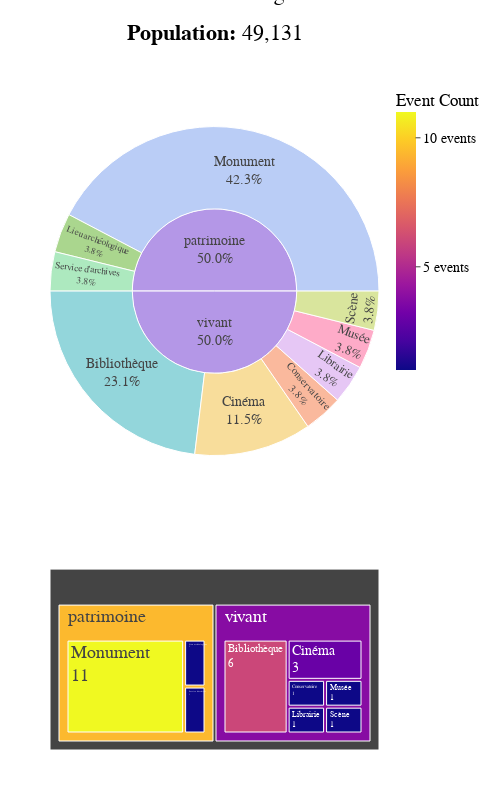

Notebook source saved alongside this figure:
### Code cell
import plotly.express as px
from plotly.subplots import make_subplots

# Sunburst Chart
fig_sunburst = px.sunburst(
    data_frame=df_filtered,
    path=["categorie", "Type équipement ou lieu"],
    values=(df_filtered['count'] / df_filtered['count'].sum()) * 100,
    color="Type équipement ou lieu",  
    color_discrete_sequence=px.colors.qualitative.Pastel,
    hover_data={'count': False}
)

fig_sunburst.update_traces(
    texttemplate="%{label}<br>%{value:,.1f}%"
)

# Treemap Chart
fig_treemap = px.treemap(df_filtered, 
                         path=['categorie', 'Type équipement ou lieu'], 
                         values='count', 
                         labels={'count': 'Event Count'},
                         color='count',
                         color_continuous_scale='Purp',
                         hover_data={'count': True})

fig_treemap.update_traces(textinfo="label+value", textfont_size=18)

# Create a subplot with two rows and one column
fig = make_subplots(
    rows=2, cols=1, 
    row_heights=[0.7, 0.3],  # Adjust size ratio for sunburst and treemap
    shared_xaxes=True,
    vertical_spacing=0.1,
    specs=[[{"type": "sunburst"}], [{"type": "treemap"}]]
)

# Add sunburst and treemap chart traces to the subplot
for trace in fig_sunburst['data']:
    fig.add_trace(trace, row=1, col=1)

for trace in fig_treemap['data']:
    fig.add_trace(trace, row=2, col=1)

# Add Commune title annotation
commune_title = f"<b>Commune:</b> {df_filtered['Commune'].iloc[0]}"
fig.add_annotation(
    text=commune_title,  
    x=0.5,  
    y=1.15,  
    showarrow=False,
    font=dict(size=22, color="black", family="Arial"), 
    align="center", 
    xref="paper", 
    yref="paper"  
)

# Add Population annotation below the Commune title
population_number = int(df_filtered['PTOT'].iloc[0]) 
fig.add_annotation(
    text=f"<b>Population:</b> {population_number:,}",  
    x=0.5,  
    y=1.09,  
    showarrow=False,
    font=dict(size=22, color="black", family="Arial"), 
    align="center", 
    xref="paper", 
    yref="paper"  
)

# Update layout for the entire figure
fig.update_layout(
    margin=dict(t=80, l=50, r=50, b=50),
    title_font=dict(
        family="Arial, sans-serif",  
        size=22,  
        color="black"  
    ),
    font=dict(
        family="Arial, sans-serif",  
        size=14,  
        color="black" 
    ),
    height=800,  # Adjust height for two charts
    width=500, 
    showlegend=True, 
    legend=dict(
        orientation="h",  
        yanchor="top",  
        y=-0.2,  
        xanchor="center", 
        x=0.5 
    ),
    coloraxis_colorbar=dict(
        title="Event Count",
        thicknessmode="pixels", thickness=20,
        lenmode="pixels", len=300,
        yanchor="top", y=1,
        ticks="outside", ticksuffix=" events",
        dtick=5
    )
)

# Show the figure with both sunburst and treemap charts
fig.show()

### Figure 1 — Plotly figure (JSON) as saved in the notebook; plotly's stock layout.template omitted (floating-point values rounded to 4 significant figures)
{"data": [{"branchvalues": "total", "customdata": [[6, "Bibliothèque"], [3, "Cinéma"], [1, "Conservatoire"], [1, "Librairie"], [1, "Lieu archéologique"], [11, "Monument"], [1, "Musée"], [1, "Scène"], [1, "Service d'archives"], ["(?)", "(?)"], ["(?)", "(?)"]], "domain": {"x": [0, 1], "y": [0.37, 1]}, "hovertemplate": "labels=%{label}<br>value=%{value}<br>parent=%{parent}<br>id=%{id}<br>Type équipement ou lieu=%{customdata[1]}<extra></extra>", "ids": ["vivant/Bibliothèque", "vivant/Cinéma", "vivant/Conservatoire", "vivant/Librairie", "patrimoine/Lieu archéologique", "patrimoine/Monument", "vivant/Musée", "vivant/Scène", "patrimoine/Service d'archives", "patrimoine", "vivant"], "labels": ["Bibliothèque", "Cinéma", "Conservatoire", "Librairie", "Lieu archéologique", "Monument", "Musée", "Scène", "Service d'archives", "patrimoine", "vivant"], "marker": {"colors": ["rgb(102, 197, 204)", "rgb(246, 207, 113)", "rgb(248, 156, 116)", "rgb(220, 176, 242)", "rgb(135, 197, 95)", "rgb(158, 185, 243)", "rgb(254, 136, 177)", "rgb(201, 219, 116)", "rgb(139, 224, 164)", "rgb(180, 151, 231)", "rgb(180, 151, 231)"]}, "name": "", "parents": ["vivant", "vivant", "vivant", "vivant", "patrimoine", "patrimoine", "vivant", "vivant", "patrimoine", "", ""], "texttemplate": "%{label}<br>%{value:,.1f}%", "type": "sunburst", "values": [23.08, 11.54, 3.846, 3.846, 3.846, 42.31, 3.846, 3.846, 3.846, 50, 50]}, {"branchvalues": "total", "customdata": [[6], [3], [1], [1], [1], [11], [1], [1], [1], [9.462], [3.769]], "domain": {"x": [0, 1], "y": [0, 0.27]}, "hovertemplate": "labels=%{label}<br>count_sum=%{value}<br>parent=%{parent}<br>id=%{id}<br>Event Count=%{color}<extra></extra>", "ids": ["vivant/Bibliothèque", "vivant/Cinéma", "vivant/Conservatoire", "vivant/Librairie", "patrimoine/Lieu archéologique", "patrimoine/Monument", "vivant/Musée", "vivant/Scène", "patrimoine/Service d'archives", "patrimoine", "vivant"], "labels": ["Bibliothèque", "Cinéma", "Conservatoire", "Librairie", "Lieu archéologique", "Monument", "Musée", "Scène", "Service d'archives", "patrimoine", "vivant"], "marker": {"coloraxis": "coloraxis", "colors": [6, 3, 1, 1, 1, 11, 1, 1, 1, 9.462, 3.769]}, "name": "", "parents": ["vivant", "vivant", "vivant", "vivant", "patrimoine", "patrimoine", "vivant", "vivant", "patrimoine", "", ""], "textfont": {"size": 18}, "textinfo": "label+value", "type": "treemap", "values": [6, 3, 1, 1, 1, 11, 1, 1, 1, 13, 13]}], "layout": {"annotations": [{"align": "center", "font": {"color": "black", "family": "Arial", "size": 22}, "showarrow": false, "text": "<b>Commune:</b> Martigues", "x": 0.5, "xref": "paper", "y": 1.15, "yref": "paper"}, {"align": "center", "font": {"color": "black", "family": "Arial", "size": 22}, "showarrow": false, "text": "<b>Population:</b> 49,131", "x": 0.5, "xref": "paper", "y": 1.09, "yref": "paper"}], "coloraxis": {"colorbar": {"dtick": 5, "len": 300, "lenmode": "pixels", "thickness": 20, "thicknessmode": "pixels", "ticks": "outside", "ticksuffix": " events", "title": {"text": "Event Count"}, "y": 1, "yanchor": "top"}}, "font": {"color": "black", "family": "Arial, sans-serif", "size": 14}, "height": 800, "legend": {"orientation": "h", "x": 0.5, "xanchor": "center", "y": -0.2, "yanchor": "top"}, "margin": {"b": 50, "l": 50, "r": 50, "t": 80}, "showlegend": true, "title": {"font": {"color": "black", "family": "Arial, sans-serif", "size": 22}}, "width": 500}}
